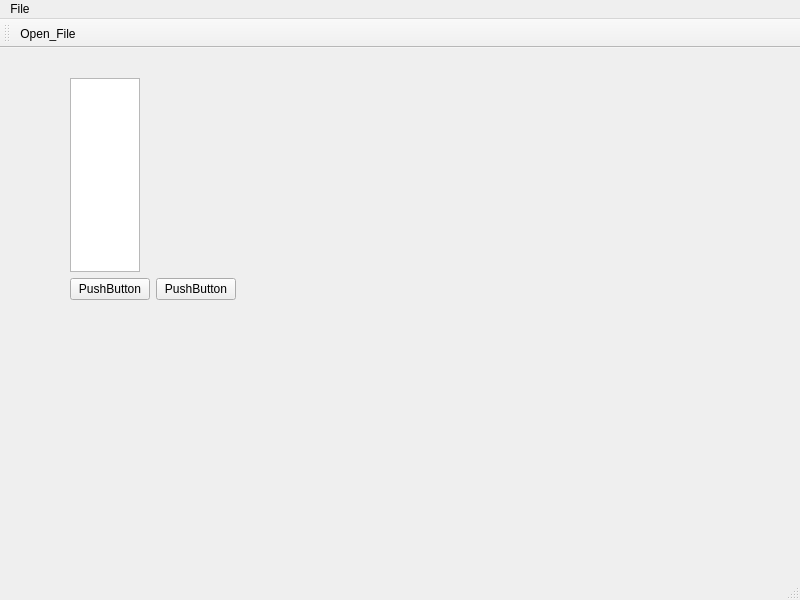
<?xml version="1.0" encoding="UTF-8"?>
<ui version="4.0">
 <class>MainWindow</class>
 <widget class="QMainWindow" name="MainWindow">
  <property name="geometry">
   <rect>
    <x>0</x>
    <y>0</y>
    <width>800</width>
    <height>600</height>
   </rect>
  </property>
  <property name="windowTitle">
   <string>MainWindow</string>
  </property>
  <widget class="QWidget" name="centralwidget">
   <widget class="QWidget" name="">
    <property name="geometry">
     <rect>
      <x>70</x>
      <y>30</y>
      <width>274</width>
      <height>222</height>
     </rect>
    </property>
    <layout class="QVBoxLayout" name="verticalLayout">
     <item>
      <layout class="QHBoxLayout" name="horizontalLayout" stretch="1,3">
       <item>
        <widget class="QTreeView" name="treeView">
         <property name="sizePolicy">
          <sizepolicy hsizetype="Expanding" vsizetype="Expanding">
           <horstretch>0</horstretch>
           <verstretch>0</verstretch>
          </sizepolicy>
         </property>
        </widget>
       </item>
       <item>
        <widget class="QWidget" name="widget" native="true">
         <property name="sizePolicy">
          <sizepolicy hsizetype="Preferred" vsizetype="Expanding">
           <horstretch>0</horstretch>
           <verstretch>0</verstretch>
          </sizepolicy>
         </property>
        </widget>
       </item>
      </layout>
     </item>
     <item>
      <layout class="QHBoxLayout" name="horizontalLayout_2">
       <item>
        <widget class="QPushButton" name="pushButton">
         <property name="text">
          <string>PushButton</string>
         </property>
        </widget>
       </item>
       <item>
        <widget class="QPushButton" name="pushButton_2">
         <property name="text">
          <string>PushButton</string>
         </property>
        </widget>
       </item>
       <item>
        <spacer name="horizontalSpacer">
         <property name="orientation">
          <enum>Qt::Orientation::Horizontal</enum>
         </property>
         <property name="sizeHint" stdset="0">
          <size>
           <width>40</width>
           <height>20</height>
          </size>
         </property>
        </spacer>
       </item>
      </layout>
     </item>
    </layout>
   </widget>
  </widget>
  <widget class="QMenuBar" name="menubar">
   <property name="geometry">
    <rect>
     <x>0</x>
     <y>0</y>
     <width>800</width>
     <height>17</height>
    </rect>
   </property>
   <widget class="QMenu" name="menuFile">
    <property name="title">
     <string>File</string>
    </property>
   </widget>
   <addaction name="menuFile"/>
  </widget>
  <widget class="QStatusBar" name="statusbar"/>
  <widget class="QToolBar" name="toolBar">
   <property name="windowTitle">
    <string>toolBar</string>
   </property>
   <property name="toolButtonStyle">
    <enum>Qt::ToolButtonStyle::ToolButtonTextUnderIcon</enum>
   </property>
   <attribute name="toolBarArea">
    <enum>TopToolBarArea</enum>
   </attribute>
   <attribute name="toolBarBreak">
    <bool>false</bool>
   </attribute>
   <addaction name="actionOpen_File"/>
  </widget>
  <action name="actionOpen_File">
   <property name="icon">
    <iconset>
     <normaloff>icons/fileopen.png</normaloff>icons/fileopen.png</iconset>
   </property>
   <property name="text">
    <string>Open_File</string>
   </property>
   <property name="shortcut">
    <string>Backspace</string>
   </property>
   <property name="menuRole">
    <enum>QAction::MenuRole::NoRole</enum>
   </property>
  </action>
 </widget>
 <resources/>
 <connections/>
</ui>
